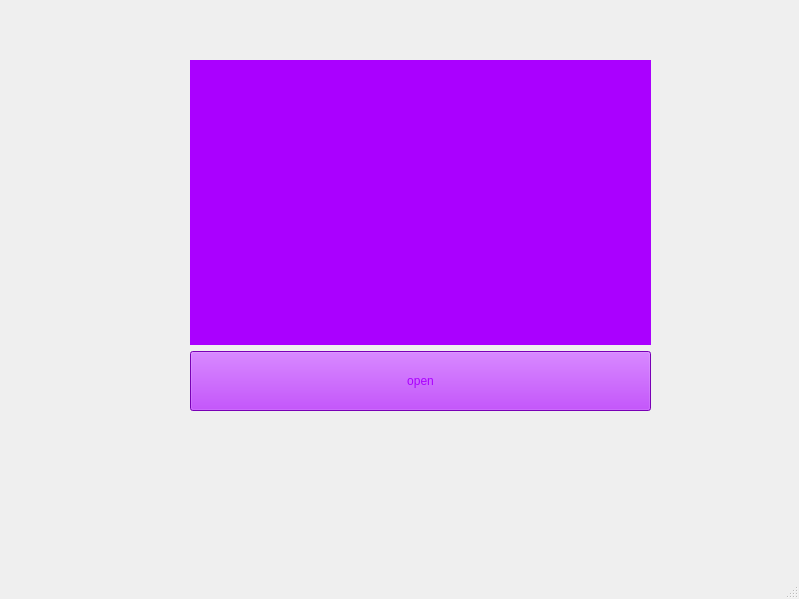
<?xml version="1.0" encoding="UTF-8"?>
<ui version="4.0">
 <class>Guiaom3</class>
 <widget class="QMainWindow" name="Guiaom3">
  <property name="geometry">
   <rect>
    <x>0</x>
    <y>0</y>
    <width>799</width>
    <height>599</height>
   </rect>
  </property>
  <property name="windowTitle">
   <string>โปรแกรม</string>
  </property>
  <property name="styleSheet">
   <string notr="true">background-image: url(:/A3/141894_00_2x.jpg);</string>
  </property>
  <widget class="QWidget" name="centralwidget">
   <widget class="QWidget" name="">
    <property name="geometry">
     <rect>
      <x>190</x>
      <y>60</y>
      <width>461</width>
      <height>351</height>
     </rect>
    </property>
    <layout class="QVBoxLayout" name="verticalLayout">
     <item>
      <widget class="QLabel" name="label">
       <property name="maximumSize">
        <size>
         <width>16777215</width>
         <height>400</height>
        </size>
       </property>
       <property name="styleSheet">
        <string notr="true">font: 18pt &quot;MS Shell Dlg 2&quot;;
background-color: rgb(170, 0, 255);
font: 75 22pt &quot;MS Shell Dlg 2&quot;;
border-image: url(:/A3/abstract-halftone-background_23-2148583453.jpg);
color: rgb(170, 0, 255);</string>
       </property>
       <property name="text">
        <string>      Currency exchange</string>
       </property>
      </widget>
     </item>
     <item>
      <widget class="QPushButton" name="pnt_onpen">
       <property name="maximumSize">
        <size>
         <width>16777215</width>
         <height>60</height>
        </size>
       </property>
       <property name="styleSheet">
        <string notr="true">background-image: url(:/A3/1876a4e9d6b9ba091d2516b3eab92db7.jpg);
color: rgb(170, 0, 255);
background-color: rgb(170, 0, 255);
font: 18pt &quot;MS Shell Dlg 2&quot;;</string>
       </property>
       <property name="text">
        <string>open</string>
       </property>
      </widget>
     </item>
    </layout>
   </widget>
  </widget>
  <widget class="QMenuBar" name="menubar">
   <property name="geometry">
    <rect>
     <x>0</x>
     <y>0</y>
     <width>799</width>
     <height>26</height>
    </rect>
   </property>
  </widget>
  <widget class="QStatusBar" name="statusbar"/>
 </widget>
 <resources>
  <include location="imaom3.qrc"/>
 </resources>
 <connections/>
</ui>
